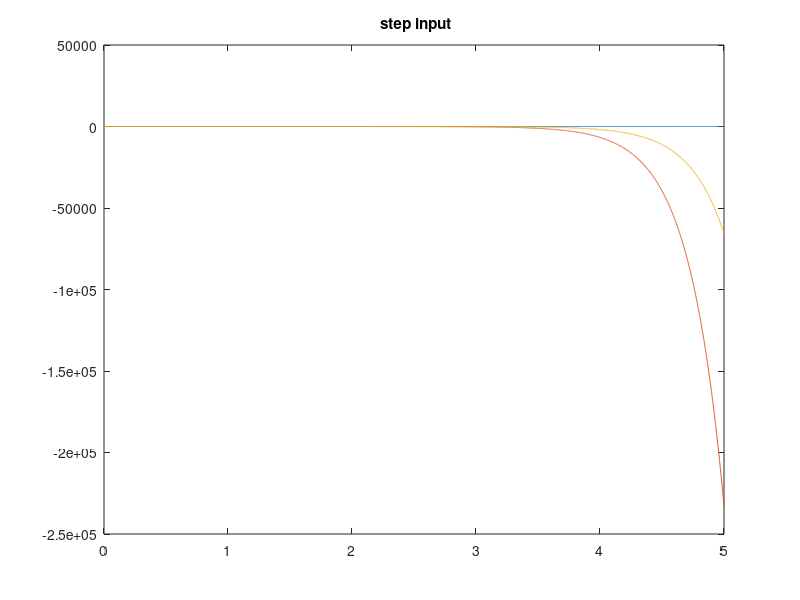
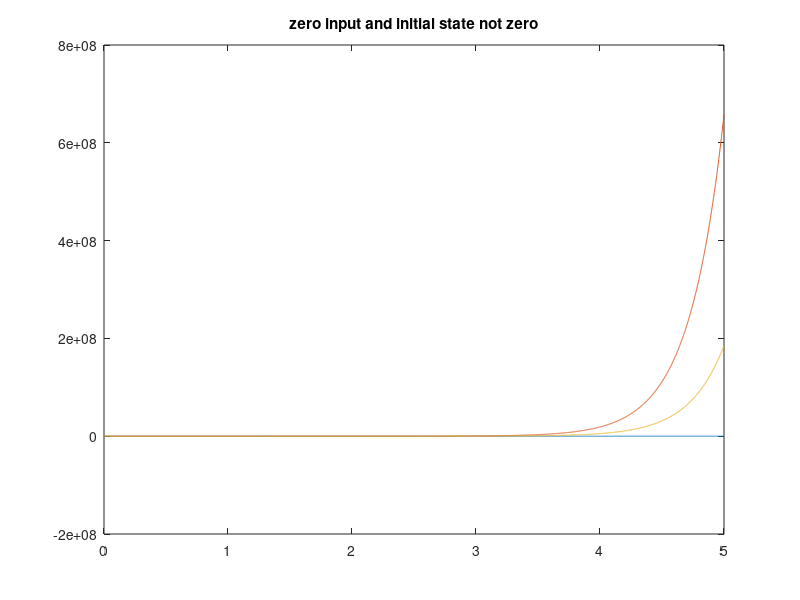
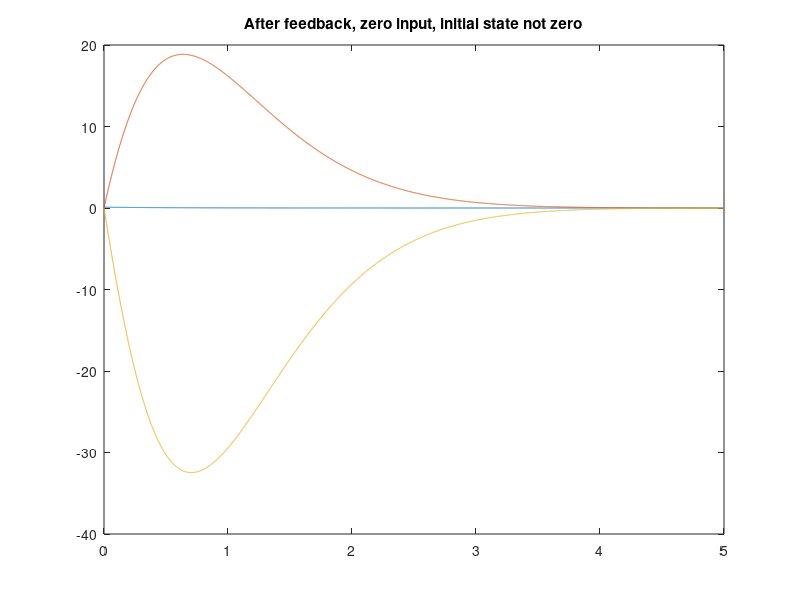

The MATLAB source for these figures, in order:
% HW 6 Problem 5 Abhishek Rao
clc;clear;

% Global constants
dt = 1e-3;
tstop = 5
t=0:dt:tstop % simulate from time 0 to tstop sec

% Part 1: Eigen values
%% 
A = [-1.7 -2.13e-4 0; 696 2.9 2.4; 0 6.5 -19.5];
eig(A)

% Part 2: Step response
B = [0 0 -0.16]';
C = [0 1 0];
D = [];
sys = ss(A,B,C,D);

u=ones(size(t));
[y,t,x] = lsim(sys,u,t);
plot(t,x);
title(' step input');
%%
% Part 3: Initial Condition, ref http://www.mathworks.com/help/control/ref/initial.html
x0 = [0.1 0 0]'; % Initial condition
figure();
u=zeros(size(t));
[y,t,x] = lsim(sys,u,t,x0);
plot(t,x);
title('zero input and initial state not zero'); % Simulate with initial condtion

% Part 4: Controllability and Obseravibilty 
CM = ctrb(sys)
rhoCM = rank(CM)
if rhoCM == 3 
    disp 'Matrix is controllable'
else
    disp 'System is not controllable'
end
OM = obsv(sys)
rhoOM = rank(OM)
if rhoOM == 3 
    disp 'Matrix is Observable'
else
    disp 'System is not Observable'
end



%% Part 5
k=place(A,B,[-2-j, -2, -2+j]);
Ab=A-B*k
sys2 = ss(Ab, B, C,D);
x0 = [0.1 0 0]'; % Initial condition
figure();
u=zeros(size(t));
[y,t,x] = lsim(sys2,u,t,x0);
plot(t,x);
title('After feedback, zero input, initial state not zero');